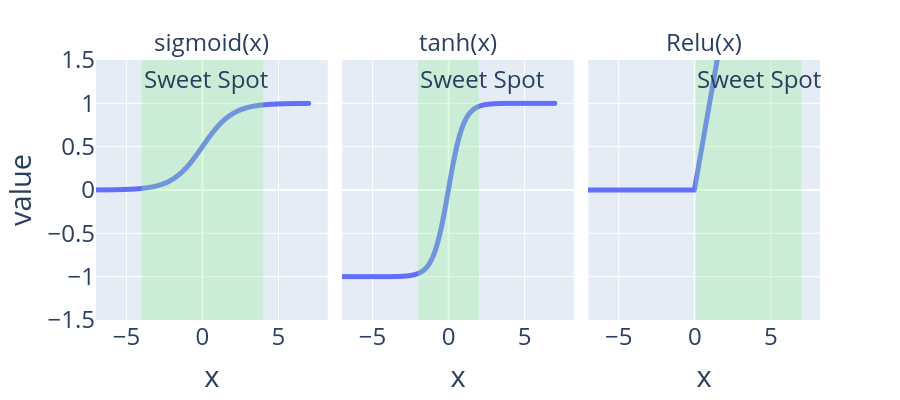

This figure's notebook cell:
### Markdown cell above
The following depicts the sweet spot of each of the common activation functions:

### Code cell
x = np.linspace(-7, 7, 1000)
df = pd.DataFrame(
    {"x": x,
     "sigmoid(x)": 1 / (1 + np.exp(-x)),
     "tanh(x)": np.tanh(x),
     "Relu(x)": np.maximum(0, x)})
df = df.melt(id_vars=["x"],
            value_vars=["sigmoid(x)", "tanh(x)", "Relu(x)"],
                    var_name="activation", value_name="value")

fig = px.line(df, x="x", y="value", facet_col="activation")
fig.update_layout(yaxis_range=[-1.5, 1.5])
fig.update_traces(line=dict(width=5))
# increase the subplot title font size
fig.update_layout(
    font=dict(size=24),
    width=900, height=400,
    # margin=dict(l=10, r=10, t=10, b=10)
)
# add the regions of transition
fig.add_vrect(x0=-4, x1=4, line_width=0, fillcolor="LightGreen", opacity=0.3,
              annotation_text="Sweet Spot", annotation_position="top left",
              row=1, col=1)
fig.add_vrect(x0=-2, x1=2, line_width=0, fillcolor="LightGreen", opacity=0.3,
              annotation_text="Sweet Spot", annotation_position="top left",
              row=1, col=2)
fig.add_vrect(x0=0, x1=7, line_width=0, fillcolor="LightGreen", opacity=0.3,
              annotation_text="Sweet Spot", annotation_position="top left",
              row=1, col=3)
# remove the activate= from the titles
for i in range(1, 4):
    fig.layout.annotations[i-1].text = fig.layout.annotations[i-1].text.split("=")[1]
# fig.write_image("activation_functions.pdf", width=900, height=400, scale=2)
fig.show()

### Figure 1 — Plotly figure (JSON) as saved in the notebook; plotly's stock layout.template omitted (floating-point values rounded to 4 significant figures; data arrays with more than 128 entries replaced by an {"elided": "..."} marker saying what was removed)
{"data": [{"hovertemplate": "activation=sigmoid(x)<br>x=%{x}<br>value=%{y}<extra></extra>", "legendgroup": "", "line": {"color": "#636efa", "dash": "solid", "width": 5}, "marker": {"symbol": "circle"}, "mode": "lines", "name": "", "showlegend": false, "type": "scattergl", "x": {"elided": "1000 float values"}, "xaxis": "x", "y": {"elided": "1000 float values"}, "yaxis": "y"}, {"hovertemplate": "activation=tanh(x)<br>x=%{x}<br>value=%{y}<extra></extra>", "legendgroup": "", "line": {"color": "#636efa", "dash": "solid", "width": 5}, "marker": {"symbol": "circle"}, "mode": "lines", "name": "", "showlegend": false, "type": "scattergl", "x": {"elided": "1000 float values"}, "xaxis": "x2", "y": {"elided": "1000 float values"}, "yaxis": "y2"}, {"hovertemplate": "activation=Relu(x)<br>x=%{x}<br>value=%{y}<extra></extra>", "legendgroup": "", "line": {"color": "#636efa", "dash": "solid", "width": 5}, "marker": {"symbol": "circle"}, "mode": "lines", "name": "", "showlegend": false, "type": "scattergl", "x": {"elided": "1000 float values"}, "xaxis": "x3", "y": {"elided": "1000 float values"}, "yaxis": "y3"}], "layout": {"annotations": [{"showarrow": false, "text": "sigmoid(x)", "x": 0.16, "xanchor": "center", "xref": "paper", "y": 1, "yanchor": "bottom", "yref": "paper"}, {"showarrow": false, "text": "tanh(x)", "x": 0.5, "xanchor": "center", "xref": "paper", "y": 1, "yanchor": "bottom", "yref": "paper"}, {"showarrow": false, "text": "Relu(x)", "x": 0.84, "xanchor": "center", "xref": "paper", "y": 1, "yanchor": "bottom", "yref": "paper"}, {"showarrow": false, "text": "Sweet Spot", "x": -4, "xanchor": "left", "xref": "x", "y": 1, "yanchor": "top", "yref": "y domain"}, {"showarrow": false, "text": "Sweet Spot", "x": -2, "xanchor": "left", "xref": "x2", "y": 1, "yanchor": "top", "yref": "y2 domain"}, {"showarrow": false, "text": "Sweet Spot", "x": 0, "xanchor": "left", "xref": "x3", "y": 1, "yanchor": "top", "yref": "y3 domain"}], "font": {"size": 24}, "height": 400, "legend": {"tracegroupgap": 0}, "margin": {"t": 60}, "shapes": [{"fillcolor": "LightGreen", "line": {"width": 0}, "opacity": 0.3, "type": "rect", "x0": -4, "x1": 4, "xref": "x", "y0": 0, "y1": 1, "yref": "y domain"}, {"fillcolor": "LightGreen", "line": {"width": 0}, "opacity": 0.3, "type": "rect", "x0": -2, "x1": 2, "xref": "x2", "y0": 0, "y1": 1, "yref": "y2 domain"}, {"fillcolor": "LightGreen", "line": {"width": 0}, "opacity": 0.3, "type": "rect", "x0": 0, "x1": 7, "xref": "x3", "y0": 0, "y1": 1, "yref": "y3 domain"}], "width": 900, "xaxis": {"anchor": "y", "domain": [0, 0.32], "title": {"text": "x"}}, "xaxis2": {"anchor": "y2", "domain": [0.34, 0.66], "matches": "x", "title": {"text": "x"}}, "xaxis3": {"anchor": "y3", "domain": [0.68, 1.0], "matches": "x", "title": {"text": "x"}}, "yaxis": {"anchor": "x", "domain": [0, 1], "range": [-1.5, 1.5], "title": {"text": "value"}}, "yaxis2": {"anchor": "x2", "domain": [0, 1], "matches": "y", "showticklabels": false}, "yaxis3": {"anchor": "x3", "domain": [0, 1], "matches": "y", "showticklabels": false}}}
